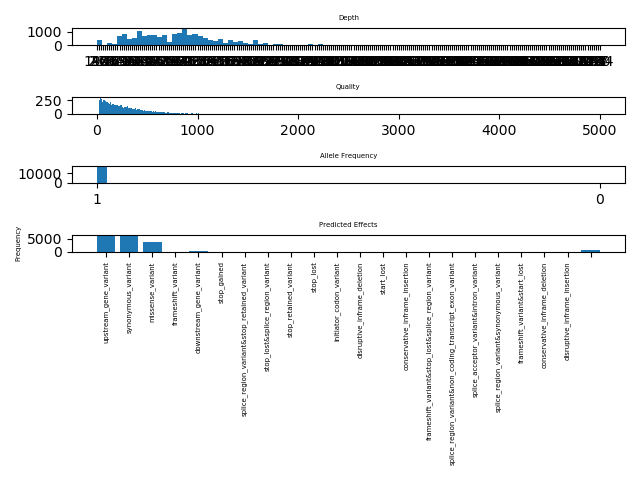

This chart was generated by the following Python code:
#!/usr/bin/env python3

"""Plotting four figures in one for Variant Detection 
input file: filterdecall.vsf (a vcf file miss label when created)"""

import sys
import matplotlib.pyplot as plt

vcf=open(sys.argv[1])

dp_list = []
qual_value = []
allele_list = []
predicted_dict = {}

#Plotting for Depth Info
for line in vcf: 
    if line.startswith("#"):
        continue
    column = line.rstrip("\n").split("\t")
    fields = column[7].rstrip("\n").split(";")
    dp = fields[7].rstrip("\n").split("=")
    dp_list.append(dp[1])
    
#Genotype Quality Distribution 
    qual_dist = float(column[5])
    qual_value.append(float(qual_dist))


#Allele frequency spectrum
    allele_freq = fields[3].rstrip("\n").split("=")
    allele_list.append(allele_freq[1])

#Predicted Effect 
    col=fields[41].rstrip("\n").split("|")
    ai=col[1]
    if ai in predicted_dict:
        predicted_dict[ai] += 1
    else:
        predicted_dict[ai] = 1
    
  
#Graphing the values 
fig,ax = plt.subplots(4)

ax[0].hist(dp_list, bins = 100)
ax[0].set_title("Depth", size = 5)
ax[1].hist(qual_value, bins = 1000, range= [0, 5000])
ax[1].set_title("Quality", size = 5)
ax[2].hist(allele_list, bins = 50)
ax[2].set_title("Allele Frequency", size = 5)
plt.bar(range(len(predicted_dict)), list(predicted_dict.values()), align = 'center')
plt.xticks(range(len(predicted_dict)), list(predicted_dict.keys()), rotation = 'vertical', size = 5)
ax[3].set_title("Predicted Effects", size = 5)
ax[3].set_ylabel("Frequency", size = 5)


plt.tight_layout()
fig.savefig("plots.png")
plt.close(fig)
